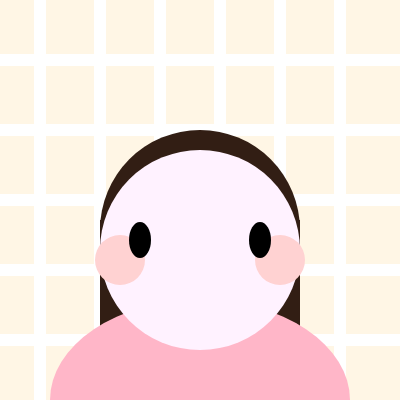
Frame 1 (no input)
Frame 60 (no input): identical to frame 1, image omitted
Frame 120 (the mouse pressed at the canvas centre since frame 60): identical to frame 1, image omitted

The p5.js sketch that drew this single still picture (run headless with seeded random() and noise() and a simulated clock; from frame 60 on, the mouse is pressed at the canvas centre):

// p5.js sketch
// ── sketch.js
function setup() {
  createCanvas(400, 400);
}

function draw() {
  //ivory background
  background(255,246,229);
  
  //background pattern
  stroke(255,255,255)
  strokeWeight(12);
  line(40, 0, 40, 400);
  line(100, 0, 100, 400);
  line(160, 0, 160, 400);
  line(220, 0, 220, 400);
  line(280, 0, 280, 400);
   line(340, 0, 340, 400);
   line(0,60,400,60);
  line(0,130,400,130);
  line(0,200,400,200);
  line(0,270,400,270);
  line(0,340,400,340);
  
  //black hair
   fill(50, 30, 20);  
  noStroke();
  rect(100, 220, 200, 260);
  fill(50, 30, 20);
  circle(200,230,200);
  
   //body
  fill(255,182,200);
  ellipse(200,400,-300,-200)
  
  //head&face
  fill(255,242,255)
   circle(200,250,200)
  noStroke()

  //blush
  fill(255,210,210)
  circle(120,260,50)
  circle(280,260,50)
  
  //eyes
  fill(0,0,0)
  ellipse(140,240,22,36);
  ellipse(260,240,22, 36);
   
 
}
